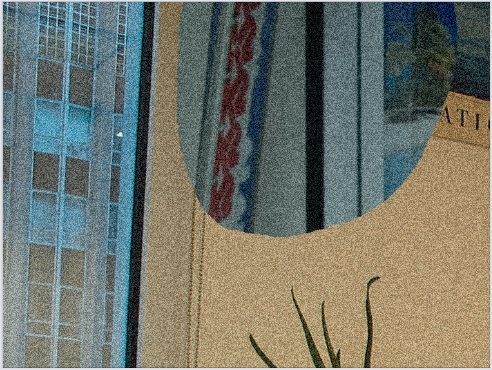
#> input picture testImages/01.png, 492 x 370 px
$ jupyter execute --allow-errors RIFDNet.ipynb
#> lines starting #> are read from the running program, lines starting #| are printed output that depends on the picture
[cell 1]
#importing require python packages and classes
import cv2
import numpy as np
from keras.layers import  MaxPooling2D
from keras.layers import Dense, Dropout, Activation, Flatten, GlobalAveragePooling2D, BatchNormalization, AveragePooling2D, Input, Conv2D, UpSampling2D
from keras.layers import Convolution2D
from keras.models import Sequential, load_model, Model
import pickle
from sklearn.model_selection import train_test_split
from keras.callbacks import ModelCheckpoint
import keras
import os
import matplotlib.pyplot as plt
from sklearn.metrics import precision_score

[cell 2]
#defining dataset global variable path
path = "Dataset/Live/Ground_truth"

#> (a cell that did not finish here is left out)

#> (a cell that did not finish here is left out)

#> (a cell that did not finish here is left out)

[cell 6]
#function to calculate MAP between true and splice detected images
def calculate_mean_absolute_precision(true_images, predicted_images):
    num_images = true_images.shape[0]
    precision_scores = []
    for i in range(num_images):
        # Flatten the images to 1D arrays
        true_flat = true_images[i].flatten()
        predicted_flat = predicted_images[i].flatten()
        # Calculate precision for the current image
        precision = precision_score(np.round(true_flat), np.round(predicted_flat))
        precision_scores.append(precision)
    # Calculate the mean of precision scores
    mean_precision = np.mean(precision_scores)
    return mean_precision

#> (a cell that did not finish here is left out)

[cell 8]
#function to localize splice region from predicted frame
def localizeSplice(frame):
    frame = cv2.cvtColor(frame, cv2.COLOR_BGR2RGB)
    cv2.imwrite("test.png", frame*255)
    frame = cv2.imread("test.png")
    hsv = cv2.cvtColor(frame, cv2.COLOR_BGR2HSV)
    lower = np.array([35, 50, 50])
    upper = np.array([85, 255, 255])
    mask = cv2.inRange (hsv, lower, upper)
    contours,temp = cv2.findContours(mask.copy(), cv2.RETR_TREE, cv2.CHAIN_APPROX_SIMPLE)
    max = 0
    index = 0
    for i in range(len(contours)):
      if len(contours[i]) > max:
          max = len(contours[i])
          index = i
    green_area = contours[index]
    x, y, w, h = cv2.boundingRect(green_area)
    return x, y, w, h

[cell 9]
#function to redd input image and then denoise and predict splice region
def detectSplice(image_path):
#> called with image_path = 'testImages/01.png'
    image = cv2.imread(image_path)
#> image is the input picture: shape (370, 492, 3); mean B, G, R 107.8, 118.1, 114.5
    image = cv2.resize(image, (256, 256))
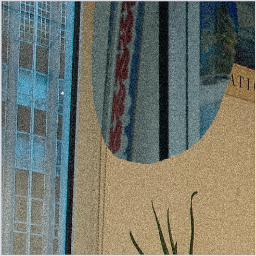
#> image: shape (256, 256, 3); mean B, G, R 107.7, 118, 114.3
    temp = []
    temp.append(image)
    test = np.asarray(temp)
    test = test.astype('float32')
    test = test/255
    denoise = noise_clean.predict(test)#clean the noise image
    denoise = denoise[0]
    denoise = cv2.resize(denoise, (256, 256))
    denoise = cv2.fastNlMeansDenoisingColored(image,None,20,20,7,21)
    temp = []
    temp.append(denoise)
    test = np.asarray(temp)
    test = test.astype('float32')
    test = test/255
    predict = rifd_model.predict(test)#predict splice image
    predict = predict[0]
    super_image = cv2.detailEnhance(denoise, sigma_s=10, sigma_r=0.15) #applying cv2 super resolution algorithm on image to further clear detection
    x, y, w, h = localizeSplice(predict)
    cv2.rectangle(denoise,(x, y),(x+w, y+h),(0, 0, 255), 2)
    cv2.rectangle(super_image,(x, y),(x+w, y+h),(0, 0, 255), 2)
    image = cv2.cvtColor(image, cv2.COLOR_BGR2RGB)
    denoise = cv2.cvtColor(denoise, cv2.COLOR_BGR2RGB)
    predict = cv2.cvtColor(predict, cv2.COLOR_BGR2RGB)
    super_image = cv2.cvtColor(super_image, cv2.COLOR_BGR2RGB)
    f, axarr = plt.subplots(1,4, figsize=(12,4))
    axarr[0].imshow(image)
    axarr[0].title.set_text('Noisy Original Image')
    axarr[1].imshow(denoise)
    axarr[1].title.set_text('Denoise Image')
    axarr[2].imshow(predict)
    axarr[2].title.set_text('Forgery Detected Image')
    axarr[3].imshow(super_image)
    axarr[3].title.set_text('Super Enhance Image')
    plt.show()

#> (a cell that did not finish here is left out)

#> (a cell that did not finish here is left out)

#> call 2 of detectSplice, with image_path = 'testImages/02.png'
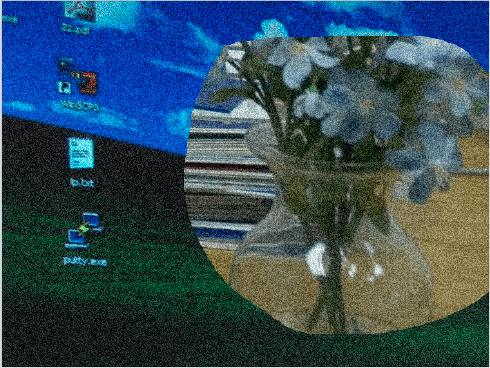
#> input picture testImages/02.png, 490 x 368 px
#> in detectSplice, image is the input picture: shape (368, 490, 3); mean B, G, R 89, 76.1, 49.9
#> in detectSplice (call 2), `image = cv2.resize(image, (256, 256))`:
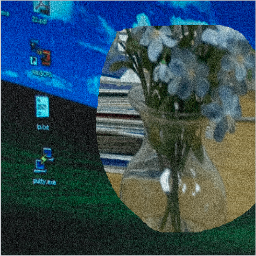
#> image: shape (256, 256, 3); mean B, G, R 88.9, 76.1, 49.9

#> (a cell that did not finish here is left out)

#> call 3 of detectSplice, with image_path = 'testImages/03.png'
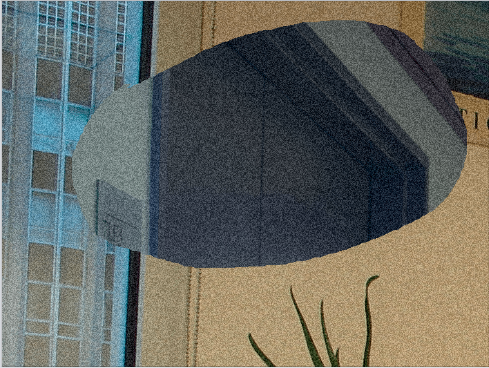
#> input picture testImages/03.png, 489 x 368 px
#> in detectSplice, image is the input picture: shape (368, 489, 3); mean B, G, R 96.5, 102.9, 100.6
#> in detectSplice (call 3), `image = cv2.resize(image, (256, 256))`:
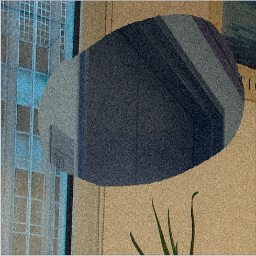
#> image: shape (256, 256, 3); mean B, G, R 96.5, 102.9, 100.5

#> (a cell that did not finish here is left out)

#> call 4 of detectSplice, with image_path = 'testImages/04.png'
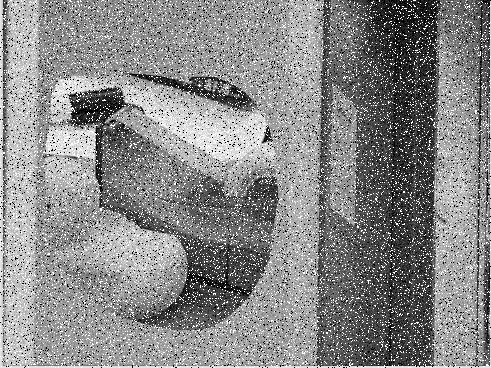
#> input picture testImages/04.png, 491 x 368 px
#> in detectSplice, image is the input picture: shape (368, 491, 3); min 0, max 255, mean 135.7
#> in detectSplice (call 4), `image = cv2.resize(image, (256, 256))`:
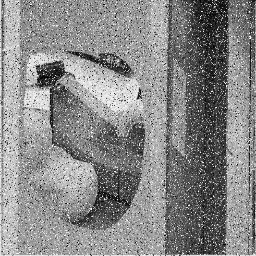
#> image: shape (256, 256, 3); min 0, max 255, mean 135.5
